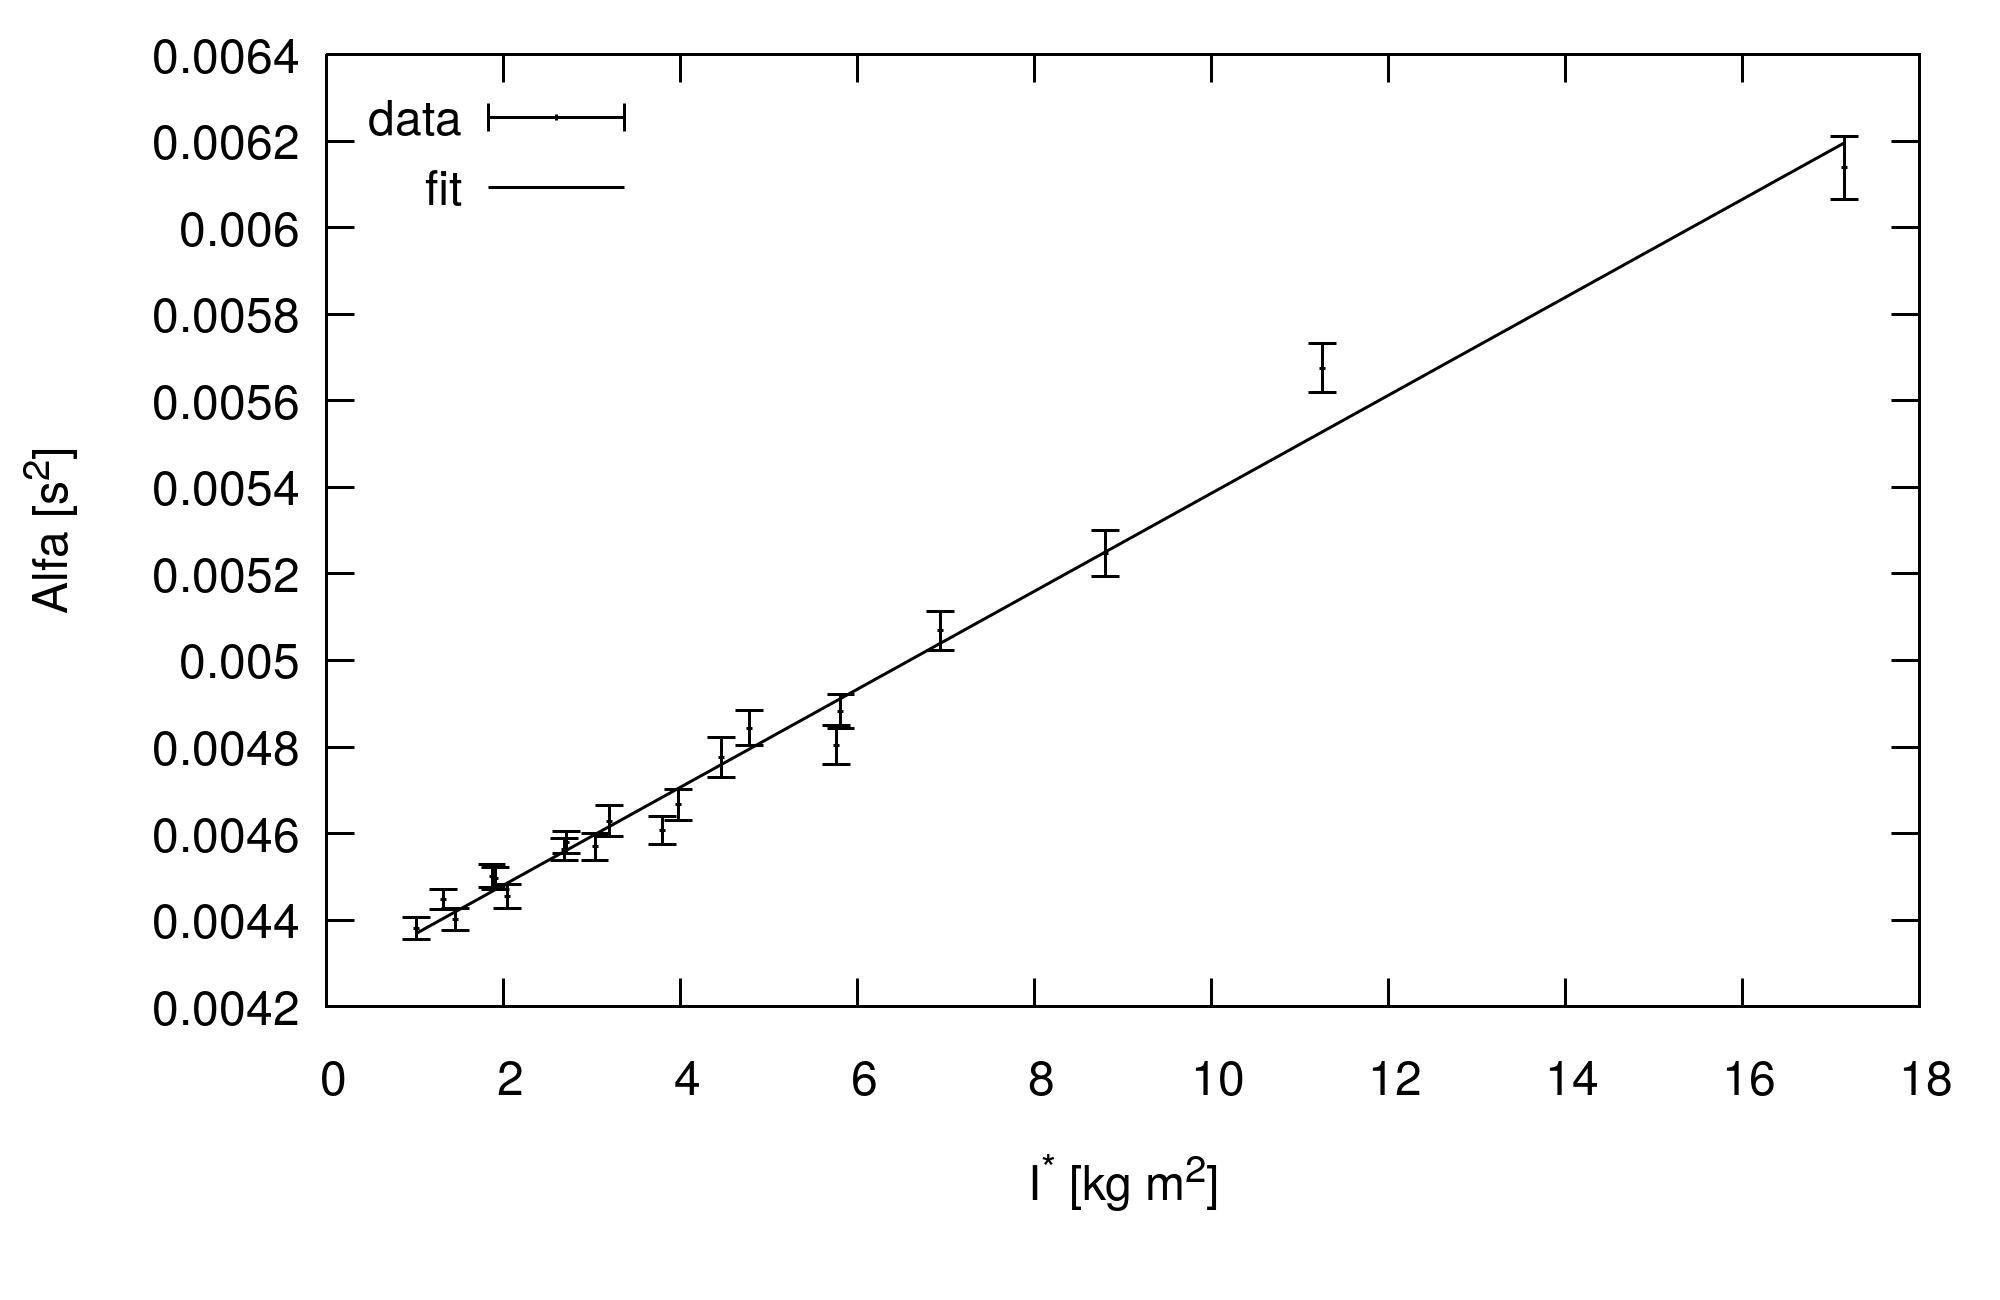

The gnuplot source for this figure:
set terminal pngcairo enhanced size 2000,1300 font 'Helvetica,36'  
set encoding utf8

set xlabel 'I^* [kg m^2]'
set ylabel 'Alfa [s^2]'

set border lw 3

set key left top

f(x) = a*x + b


set output "IaM.png"
fit f(x) 'IaM.txt' using 1:2 via a, b 
plot [:] [:] 'IaM.txt' using 1:2:3 lw 3 lc rgb "black" title "data" with yerrorbars, f(x) lw 3 lc rgb "black" title "fit"

set output
